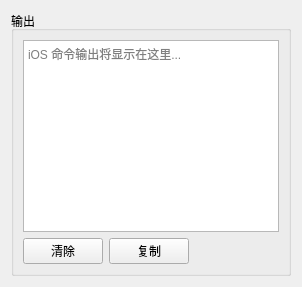
             <widget class="QWidget" name="iosOutputPanel">
              <layout class="QVBoxLayout" name="iosOutputLayout">
               <item>
                <widget class="QGroupBox" name="iosOutGroup">
                 <property name="title">
                  <string>输出</string>
                 </property>
                 <layout class="QVBoxLayout" name="iosOutLayout">
                  <item>
                   <widget class="QTextEdit" name="iosOutput">
                    <property name="readOnly">
                     <bool>true</bool>
                    </property>
                    <property name="placeholderText">
                     <string>iOS 命令输出将显示在这里...</string>
                    </property>
                   </widget>
                  </item>
                  <item>
                   <layout class="QHBoxLayout" name="iosOutBtnRow">
                    <item>
                     <widget class="QPushButton" name="btnIosClear">
                      <property name="text">
                       <string>清除</string>
                      </property>
                     </widget>
                    </item>
                    <item>
                     <widget class="QPushButton" name="btnIosCopy">
                      <property name="text">
                       <string>复制</string>
                      </property>
                     </widget>
                    </item>
                    <item>
                     <spacer name="iosOutBtnSpacer">
                      <property name="orientation">
                       <enum>Qt::Orientation::Horizontal</enum>
                      </property>
                      <property name="sizeHint" stdset="0">
                       <size>
                        <width>40</width>
                        <height>20</height>
                       </size>
                      </property>
                     </spacer>
                    </item>
                   </layout>
                  </item>
                 </layout>
                </widget>
               </item>
              </layout>
             </widget>
